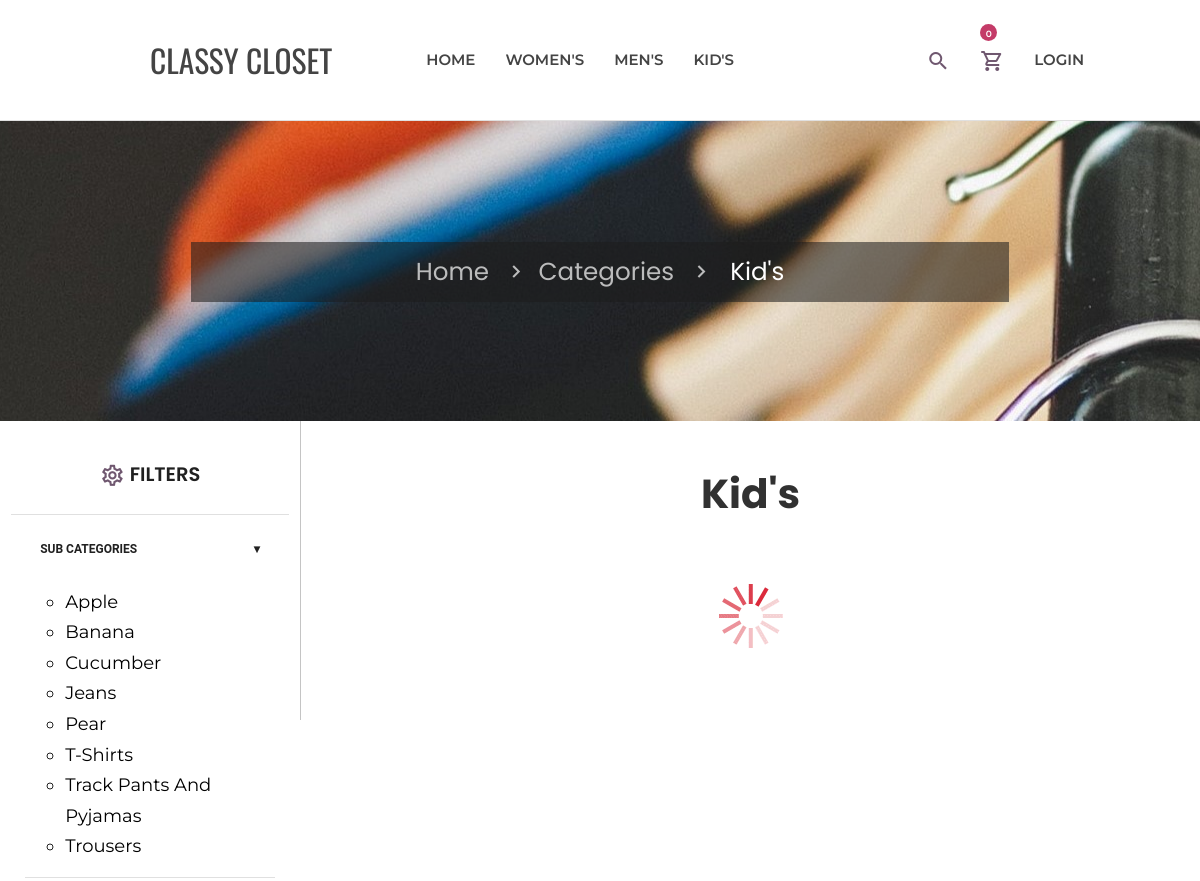
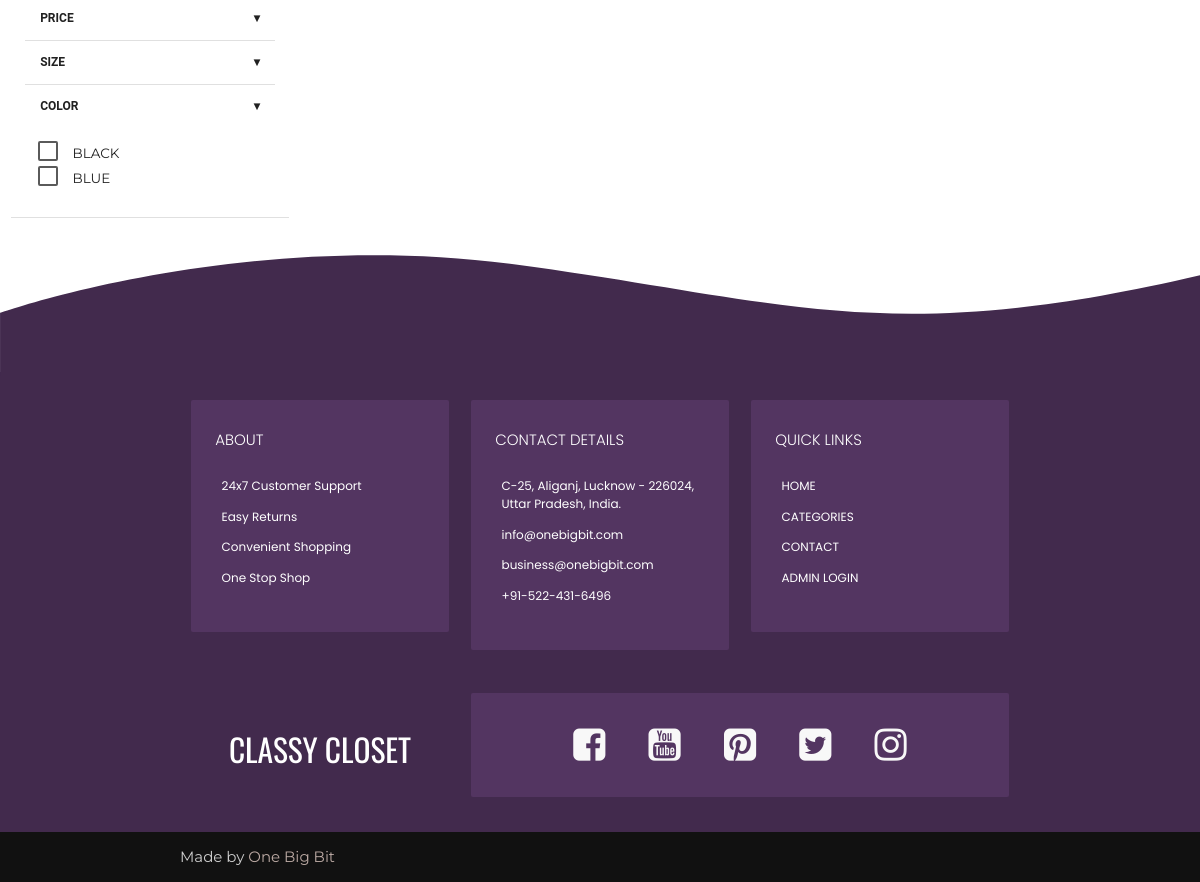
The app's page /categories.php?id=3 with its own data (2 pictures, top to bottom).
### tables this page shows
CREATE TABLE `super_category` (
  `id` int(11) NOT NULL,
  `super_category` varchar(255) NOT NULL,
  `status` tinyint(4) NOT NULL
);

CREATE TABLE `categories` (
  `id` int(11) NOT NULL,
  `super_categories_id` int(11) NOT NULL,
  `categories` varchar(255) NOT NULL,
  `status` tinyint(4) NOT NULL
);

CREATE TABLE `product_color` (
  `id` int(11) NOT NULL,
  `value` varchar(255) NOT NULL,
  `name` varchar(255) NOT NULL
);

### includes/add_to_cart.inc.php (called while the page is built, shortened)
<?php
class add_to_cart
{
    function totalProduct()
    {
        if (isset($_SESSION['cart'])) {
            return count($_SESSION['cart']);
        } else {
            return 0;
        }
    }
}

### categories.php (the view, shortened to what this page needs)
<?php require('includes/header.inc.php');
$super_cat_id = mysqli_real_escape_string($con, $_GET['id']);
$cat_res = mysqli_query($con, "SELECT * FROM categories WHERE status=1 AND super_categories_id=$super_cat_id ORDER BY categories ASC");
$cat_arr = array();
while ($row = mysqli_fetch_assoc($cat_res)) {
    $cat_arr[] = $row;
}
$super_cat_res = mysqli_query($con, "SELECT super_category.*,categories.* FROM super_category,categories WHERE super_category.id = categories.super_categories_id AND categories.super_categories_id=$super_cat_id");
$super_cat_arr = array();
while ($row1 = mysqli_fetch_assoc($super_cat_res)) {
    $super_cat_arr[] = $row1;
}
?>
<section>
    <div class="parallax-container valign-wrapper">
        <div class="section no-pad-bot">
            <div class="container">
                <div class="row center">
                    <h5 class="header col s12">
                        <div class="breadcrumb_wrapper">
                            <a href="index.php" class="breadcrumb">Home</a>
                            <a href="super_categories.php" class="breadcrumb">Categories</a>
                            <a class="breadcrumb">
                                <?php
                                echo $super_cat_arr[0]['super_category'];
                                ?>
                            </a>
                        </div>
                    </h5>
                </div>
            </div>
        </div>
        <div class="parallax"><img src="media/parallax/4.jpg" alt="Unsplashed background img 2"></div>
    </div>
</section>
<div class="row" style="background-color: #fff;margin-bottom: 0px;">
    <div id="filters" class="col s12 m3" ;>
        <h1 class="title center"><i class="material-icons-outlined" style="font-size: 1.3em;">settings</i>&nbsp;Filters </h1>
        <div class="divider"></div>
        <div id="filter_body" class="filter_content">
            <div id="subcategory" class="">
                <h1 class="filter_head">Sub Categories <span class="right"> &#9662;</span></h1>
                <form action="#" id="subcategory_body" class="filter_options">
                    <ol style="list-style-type: circle;">
                        <?php
                        foreach ($cat_arr as $list) {
                        ?>
                            <li>
                                <a id="cat_button" href="sub_categories.php?id=<?php echo $list['id'] ?>" class="black-text">
                                    <?php echo $list['categories'] ?>
                                </a>
                            </li>
                        <?php
                        }
                        ?>
                    </ol>
                </form>
            </div>
            <div class="divider"></div>
            <div id="price" class="">
                <h1 class="filter_head">Price <span class="right"> &#9662;</span></h1>
            </div>
            <div class="divider"></div>
            <div id="size" class="">
                <h1 class="filter_head">Size <span class="right"> &#9662;</span></h1>
            </div>
            <div class="divider"></div>
            <div id="color" class="">
                <h1 class="filter_head">Color <span class="right"> &#9662;</span></h1>
            </div>
            <form id="color_body" action="#" class="filter_options color_buttons">
                <?php
                $query = "
                    SELECT DISTINCT product_color.* FROM product_color,product_new
                    WHERE product_color.id = product_new.color
                    AND product_new.cat_id=$super_cat_id
                    ";
                $res = mysqli_query($con, $query);
                while ($row = mysqli_fetch_assoc($res)) {
                ?>
                    <div class="list-group-item checkbox">
                        <label>
                            <span><?php echo $row['name']; ?></span>
                        </label>
                    </div>
                <?php
                }
                ?>
            </form>
        </div>
    </div>
    <div class="col s12 m9" style="border-left: solid rgb(196, 196, 196) 1px;">
        <div id="new_arrivals" class="product_container">
            <div class="title center">
                <h1>
                    <?php echo $super_cat_arr[0]['super_category']; ?>
                </h1>
            </div>
            <div class="row filter_data center ">
            </div>
        </div>
    </div>
</div>
<section style="background-color: rgb(255, 255, 255);">
    <svg class="curve" data-name="layer" viewBox="0 0 1416.9 174.01">
        <path d="M0,220.8S283.66,120,608.94,163.56s437.93,100.57,818,10.34V309.54H0V280.8Z" transform="translate(0 -120.53)" />
    </svg>
</section>
<?php require('includes/footer.inc.php'); ?>

### includes/header.inc.php (shortened to what this page needs)
<?php
require('function.inc.php');
require('add_to_cart.inc.php');
$obj = new add_to_cart();
$totalProduct = $obj->totalProduct();
?>
<!DOCTYPE html>
<html lang="en">
<head>
    <link rel="stylesheet" href="https://cdnjs.cloudflare.com/ajax/libs/font-awesome/4.7.0/css/font-awesome.min.css">
    <link href="css/materialize.css" type="text/css" rel="stylesheet" media="screen,projection" />
    <link href="css/style.css" type="text/css" rel="stylesheet" media="screen,projection" />
    <link href="css/jquery-ui.css" type="text/css" rel="stylesheet" media="screen,projection" />
</head>
<body class="">
    <nav id="nav" class="white z-depth-0" role="navigation">
        <div class="row">
            <div class="col s12 m3 center">
                <a id="logo-container" class="brand-logo" href="index.php">CLASSY CLOSET</a>
            </div>
            <div class="col s12 m5 offset-m1">
                <ul id="hover" class="hide-on-med-and-down nav-ul">
                    <li><a href="index.php">Home</a> </li>
                                        <?php
                                        $cat_res = mysqli_query($con, "SELECT * FROM categories WHERE super_categories_id = '3'");
                                        ?>
                    <?php
                    $res = mysqli_query($con, "SELECT * FROM super_category WHERE status=1");
                    while ($row = mysqli_fetch_assoc($res)) {
                    ?>
                        <li><a href="categories.php?id=<?php echo $row['id'] ?>"><?php echo $row['super_category'] ?></a>
                        </li>
                    <?php } ?>
                </ul>
            </div>
            <div class="col s12 m3">
                <ul id="hover" class="hide-on-med-and-down nav-ul">
                    <li id="search_icon"><a> <i class="material-icons-outlined">search</i></a> </li>
                    <li id="nav_cart">
                        <div class="htc__shopping__cart">
                            <a class="cart__menu" href="cart.php"><i class="material-icons-outlined">shopping_cart</i></a>
                            <a href="cart.php">
                                <span class="htc__qua"><?php echo $totalProduct ?></span>
                            </a>
                        </div>
                    </li>
                    <li>
                        <?php
                        if (isset($_SESSION['USER_LOGIN'])) {
                            echo
                                '<a> <i class="material-icons-outlined">account_circle</i> &#8964;</a>
                                    </a>
                                    <ul  class="user">
                                <li><a href="user_profile.php">'
                                    . $_SESSION['USER_NAME'] . '
                                    </a></li>
                                <li><a href="user_profile.php#my_order">My Orders
                                     </a></li>
                                     <li><a href="user_profile.php#my_wishlist">My Wishlist</a></li>
                                <li><a href="logout.php">Logout</a></li>
                            </ul>
                                     ';
                        } else {
                            echo '<a href="login.php">Login</a>';
                        }
                        ?>
                    </li>
                </ul>
            </div>
        </div>
    </nav>
    <div class="divider"></div>

### css/style.css (style rules this page uses)
html { scroll-behavior: smooth }
nav ul a, nav .brand-logo { color: #444; }
.parallax-container { min-height: 300px; line-height: 0; height: auto; color: rgba(255, 255, 255, 0.9); }
.parallax-container .section { width: 100%; }
body { font-family: "Montserrat", sans-serif !important; color: #000; }
.black-text { font-family: "Montserrat", sans-serif !important; }
nav { height: 15vh !important; position: relative; z-index: 999; line-height: 15vh; text-transform: uppercase; }
.nav-ul { font-weight: 600; }
.brand-logo { font-size: 2.1rem !important; font-family: "Oswald", sans-serif; }
nav i, nav [class^="mdi-"], nav [class*="mdi-"], nav i.material-icons { display: unset; }
.material-icons-outlined { font-weight: 300; color: #442644c5; vertical-align: middle; display: inline; }
.product_container { padding: 1% 4% !important; }
#new_arrivals { background-color: #fff; padding-top: 10px; }
#new_arrivals .title h1 { color: #313131; font-family: "Poppins", sans-serif; font-size: 2.7em !important; font-weight: 700; }
.breadcrumb_wrapper { font-family: Poppins, sans-serif; z-index: -1; padding-top: 2%; padding-bottom: 2%; background-color: rgba(29, 29, 29, 0.562); }
.breadcrumb_wrapper a { font-size: 1em; }
#filters { overflow: hidden; z-index: 0; text-transform: uppercase; }
#filters .title { color: #202020; font-family: "Poppins", sans-serif; cursor: pointer; font-size: 1.3em !important; font-weight: 600; }
.filter_content { margin: 5%; }
.filter_head { cursor: pointer; font-family: "Roboto", sans-serif; padding: 1rem; margin: 0; font-size: 0.8em !important; font-weight: 700; color: #212121; }
.filter_options { display: none; padding: 5%; }
#subcategory_body { display: block; }
#subcategory_body.filter_options { padding: 0%; text-transform: capitalize; }
.filter_options li { line-height: 1.7em; font-size: large; color: #242424; }
#color_body { display: block; }
.filter_options label { color: #242424; }
[type="checkbox"]+span:not(.lever) { font-size: 0.9rem; }
span.htc__qua { background: #c43b68; border-radius: 100%; color: #fff; font-size: 9px; height: 17px; line-height: 19px; position: absolute; right: 17; text-align: center; top: 20%; width: 17px; }
.curve { transform: translateY(10px); }

### records on screen
super_category: super_category "WOMEN'S"
super_category: super_category "MEN'S"
super_category: super_category "KID'S", super_category "Kid's"
categories: categories "Apple"
categories: categories "Banana"
categories: categories "Cucumber"
categories: categories "Jeans"
categories: categories "Pear"
categories: categories "T-Shirts"
categories: categories "Track Pants And Pyjamas"
categories: categories "Trousers"
product_color: name "BLACK"
product_color: name "BLUE"

### other values on screen
$totalProduct "0"
